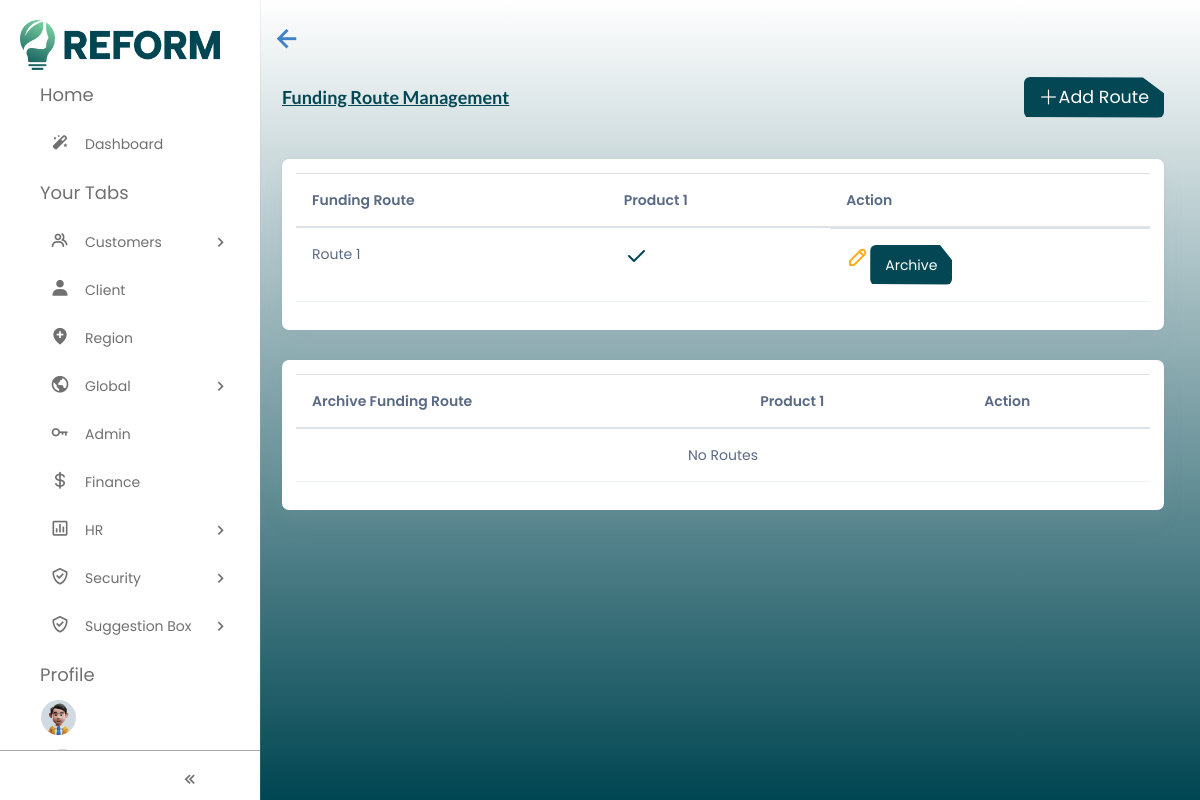
Page /funding_route (signed in) on the committed database.
### product_app/models.py (models this page shows)
class Product(models.Model):
    name = models.CharField(max_length=255, blank=True, null=True,)
    description = models.CharField(max_length=999, blank=True, null=True,)
    global_archive = models.BooleanField(default=False)
    documents = models.ManyToManyField("home.Document", related_name="product",)
    council = models.ManyToManyField(Councils, related_name="product",)
    stage = models.ManyToManyField("home.Stage", related_name="product")
    def __str__(self):
        return f"{self.name}"

### funding_route_app/models.py (models this page shows, shortened)
class Route(models.Model):
    name = models.CharField(max_length=999, blank= True, null=True)
    managed_by = models.CharField(max_length=999, blank= True, null=True)
    main_contact = models.CharField(max_length=999, blank= True, null=True)
    telephone = models.CharField(max_length=15, blank= True, null=True)
    email = models.EmailField(max_length=255)
    council = models.ManyToManyField('region_app.Councils',related_name='routes')
    description = models.CharField(max_length=999, blank= True, null=True)
    documents = models.ManyToManyField('home.Document',related_name='route')
    order = models.IntegerField(blank=True, null=True)
    global_archive = models.BooleanField(default=False)
    product = models.ManyToManyField("product_app.Product", related_name="route")

### funding_route_app/views.py (the view, shortened to what this page needs)
# urls.py: path("funding_route", views.funding_route, name="funding_route"),
@login_required
def funding_route(request):
    products = Product.objects.all().filter(global_archive=False)
    funding_routes = Route.objects.all().filter(global_archive=False)
    archived_funding_routes = Route.objects.all().filter(global_archive=True)
    return render(request, "home/funding_routes.html", {"funding_routes": funding_routes, "products": products, "archived_funding_routes": archived_funding_routes})

### funding_route_app/templates/home/funding_routes.html (shortened to what this page needs)
{% extends 'base.html' %} {% load static %}  {% block content %}
<div class="row container-fluid">
  <div
          class="d-sm-flex d-block align-items-center justify-content-between mb-9"
        >
          <div class="mb-3 mb-sm-0">
            <a href="{% url 'funding_route_app:funding_route' %}">
              <h5
                class="card-title fw-semibold text-primary text-decoration-underline"
              >
                Funding Route Management
              </h5></a
            >
          </div>
          <div>
            {% if request.GET.page == 'edit' %}
            {% else %}
            <a class="reform_btn fs-6" href="/add_new_funding_route">
              <i class="bi bi-plus-lg"></i> Add Route
            </a>
            {% endif %}
          </div>
        </div>
  <div class="container-fluid pt-4">
    <div class="card p-0">
      <div class="card-body p-3 m-0">
        <div style="overflow-x: auto">
          {% if request.GET.page == 'edit' %} {% if route %}
          <form
            id="editUserForm"
            method="post"
            action="{% url 'funding_route_app:edit_route' route.id %}"
            enctype="multipart/form-data"
          >
            {% csrf_token %}
            <div class="mb-3 form-check">
              <label for="name" class="form-check-label">Name</label>
              <input
                type="text"
                class="form-control"
                id="name"
                placeholder="Name"
                name="name"
                value="{{ route.name }}"
              />
            </div>
            <div class="mb-3 form-check">
              <label for="description" class="form-check-label"
                >Description</label
              >
              <input
                type="text"
                class="form-control"
                id="description"
                placeholder="Description"
                name="description"
                value="{{ route.description }}"
              />
            </div>
            <div class="mb-5">
                <label for="formFile" class="form-label">Route Documentation</label>
                <div class="container">
                  <div class="drop-section">
                      <div class="col">
                          <button type="button" class="file-selector">Browse Files</button>
                          <input type="file" id="formFile" name="document" accept="application/pdf" class="from-input file-selector-input" multiple>
                      </div>
                      <div class="col">
                          <div class="drop-here">Drop Here</div>
                      </div>
                  </div>
                  <div class="list-section">
                      <div class="list-title">Uploaded Files</div>
                      <div class="list"></div>
                  </div>
                  {% for link in documents %}
                    <div class="row">
                      <b><a href="{{ link.document.url }}" target="_blank">Document {{ forloop.counter }} </a></b>
                    </div>
                  {% endfor %}
              </div>
            {% for product in products %}
            <div class="my-3 form-check">
              <input
                type="checkbox"
                {% if product in route.product.all %}checked{% endif %}
                class="form-check-label"
                id="product{{ product.id }}"
                name="{{ product.name }}"
              />
              <label class="form-check-label" for="{{ product.name }}"
                >{{ product.name }}</label
              >
            </div>
            {% endfor %}
            <button type="submit" id="submitBtn" class="reform_btn">Update Route</button>
          </form>
          {% else %}
          <p>Route not found.</p>
          {% endif %} {% else %}
          <table class="table" style="overflow-x: auto">
            <thead>
              <tr>
                <th>Funding Route</th>
                {% for product in products %}
                <th>{{ product }}</th>
                {% endfor %}
                <th>Action</th>
              </tr>
            </thead>
            <tbody>
              {% if funding_routes %} {% for route in funding_routes %}
              <tr>
                <td>{{ route.name }}</td>
                {% for product in products %}
                 {% if product in route.product.all %}
                <td>
                  <svg
                    xmlns="http://www.w3.org/2000/svg"
                    class="icon icon-tabler icon-tabler-check text-primary"
                    width="24"
                    height="24"
                    viewBox="0 0 24 24"
                    stroke-width="2"
                    stroke="currentColor"
                    fill="none"
                    stroke-linecap="round"
                    stroke-linejoin="round"
                  >
                    <path stroke="none" d="M0 0h24v24H0z" fill="none" />
                    <path d="M5 12l5 5l10 -10" />
                  </svg>
                </td>
                {% endif %} {% endfor %}
                <td style="display:flex">
                  <a href="?page=edit&route_id={{ route.id }}">
                  </a>
                  <a class="reform_btn" href="/archive_global_funding_route/{{route.id}}">
                    {% if route.global_archive %}
                      Unarchive
                    {% else %}
                      Archive
                    {% endif %}
                  </a>
                </td>
              </tr>
              {% endfor %} {% else %}
              <tr
                class="text-center display-flex align-items-center justify-content-center"
              >
                <td colspan="9" class="text-center">No Routes</td>
              </tr>
              {% endif %}
            </tbody>
          </table>
        </div>
      </div>
    </div>
    <div class="card p-0">
      <div class="card-body p-3 m-0">
        <div style="overflow-x: auto">
          <table class="table" style="overflow-x: auto">
            <thead>
              <tr>
                <th>Archive Funding Route</th>
                {% for product in products %}
                <th>{{ product }}</th>
                {% endfor %}
                <th>Action</th>
              </tr>
            </thead>
            <tbody>
              {% if archived_funding_routes %} {% for route in archived_funding_routes %}
              <tr>
                <td>{{ route.name }}</td>
                {% for product in products %}
                 {% if product in route.product.all %}
                <td>
                  <svg
                    xmlns="http://www.w3.org/2000/svg"
                    class="icon icon-tabler icon-tabler-check text-primary"
                    width="24"
                    height="24"
                    viewBox="0 0 24 24"
                    stroke-width="2"
                    stroke="currentColor"
                    fill="none"
                    stroke-linecap="round"
                    stroke-linejoin="round"
                  >
                    <path stroke="none" d="M0 0h24v24H0z" fill="none" />
                    <path d="M5 12l5 5l10 -10" />
                  </svg>
                </td>
                {% else %}
                <td>
                  <svg
                    xmlns="http://www.w3.org/2000/svg"
                    class="icon icon-tabler icon-tabler-x text-danger"
                    width="24"
                    height="24"
                    viewBox="0 0 24 24"
                    stroke-width="2"
                    stroke="currentColor"
                    fill="none"
                    stroke-linecap="round"
                    stroke-linejoin="round"
                  >
                    <path stroke="none" d="M0 0h24v24H0z" fill="none" />
                    <path d="M18 6l-12 12" />
                    <path d="M6 6l12 12" />
                  </svg>
                </td>
                {% endif %} {% endfor %}
                <td style="display:flex">
                  <a href="?page=edit&route_id={{ route.id }}">
                    <svg
                      xmlns="http://www.w3.org/2000/svg"
                      class="text-warning icon icon-tabler icon-tabler-pencil"
                      width="24"
                      height="24"
                      viewBox="0 0 24 24"
                      stroke-width="2"
                      stroke="currentColor"
                      fill="none"
                      stroke-linecap="round"
                      stroke-linejoin="round"
                    >
                      <path stroke="none" d="M0 0h24v24H0z" fill="none" />
                      <path
                        d="M4 20h4l10.5 -10.5a2.828 2.828 0 1 0 -4 -4l-10.5 10.5v4"
                      />
                      <path d="M13.5 6.5l4 4" />
                    </svg>
                  </a>
                  <a class="reform_btn" href="/archive_global_funding_route/{{route.id}}">
                    {% if route.global_archive %}
                      Unarchive
                    {% else %}
                      Archive
                    {% endif %}
                  </a>
                </td>
              </tr>
              {% endfor %} {% else %}
              <tr
                class="text-center display-flex align-items-center justify-content-center"
              >
                <td colspan="9" class="text-center">No Routes</td>
              </tr>
              {% endif %}
            </tbody>
          </table>
          {% endif %}
        </div>
      </div>
    </div>
  </div>
</div>
{% endblock %}

### static/css/comboTreeStyle.css (style rules this page uses)
:root { --ct-bg: #fff; --ct-border-color: #e1e1e1; --ct-border-radius: 0.5rem; --ct-tree-hover: #efefef; --ct-selection: #418eff; --ct-padding: 0.5rem; }

### static/css/nav.css (style rules this page uses)
* { margin: 0; padding: 0; box-sizing: border-box; font-family: "Poppins", sans-serif; }
:root { --white-color: #fff; --blue-color: #4070f4; --grey-color: #707070; --grey-color-light: #aaa; }
body { transition: all 0.5s ease; }

### templates/base.html (style rules this page uses)
svg { cursor: pointer; }
body { background-image: linear-gradient(#fff, #004652); background-attachment: fixed; margin: 0; }
.text-primary { color: #024753 !important; }
.reform_btn { width: fit-content; padding: 10px 15px; border: none; background-color: #024753; color: white; clip-path: polygon(85% 1%, 100% 40%, 100% 100%, 0 99%, 0 0); border-radius: 6px; cursor: pointer; display: flex; align-items: center; justify-content: center; }
i { font-size:20px; }

### funding_route_app/templates/home/funding_routes.html (style rules this page uses)
svg { cursor: pointer; }

### rows in the picture
Product: name "Product 1"
Route: name "Route 1", global_archive "Archive"
